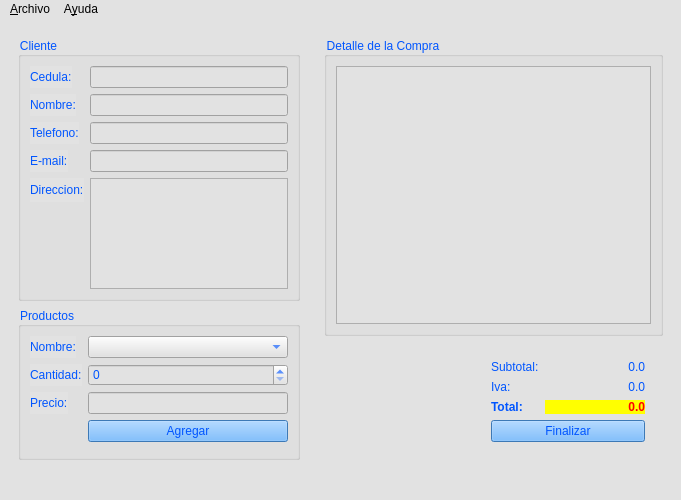
<?xml version="1.0" encoding="UTF-8"?>
<ui version="4.0">
 <class>Principal</class>
 <widget class="QMainWindow" name="Principal">
  <property name="geometry">
   <rect>
    <x>0</x>
    <y>0</y>
    <width>681</width>
    <height>500</height>
   </rect>
  </property>
  <property name="minimumSize">
   <size>
    <width>500</width>
    <height>400</height>
   </size>
  </property>
  <property name="maximumSize">
   <size>
    <width>1000</width>
    <height>1000</height>
   </size>
  </property>
  <property name="windowTitle">
   <string>Tienda</string>
  </property>
  <property name="windowIcon">
   <iconset resource="Resources.qrc">
    <normaloff>:/Resources/shop_icon-icons.com_51010.png</normaloff>:/Resources/shop_icon-icons.com_51010.png</iconset>
  </property>
  <property name="styleSheet">
   <string notr="true">background-color: rgb(226, 226, 226);</string>
  </property>
  <widget class="QWidget" name="centralwidget">
   <layout class="QHBoxLayout" name="horizontalLayout_3">
    <item>
     <widget class="QWidget" name="widget" native="true">
      <property name="maximumSize">
       <size>
        <width>300</width>
        <height>16777215</height>
       </size>
      </property>
      <property name="styleSheet">
       <string notr="true">border-color: rgb(0, 0, 127);</string>
      </property>
      <layout class="QVBoxLayout" name="verticalLayout_2">
       <item>
        <widget class="QGroupBox" name="groupBox_2">
         <property name="maximumSize">
          <size>
           <width>300</width>
           <height>16777215</height>
          </size>
         </property>
         <property name="styleSheet">
          <string notr="true">color: rgb(0, 85, 255);</string>
         </property>
         <property name="title">
          <string>Cliente</string>
         </property>
         <layout class="QFormLayout" name="formLayout_3">
          <item row="0" column="0">
           <widget class="QLabel" name="label_7">
            <property name="text">
             <string>Cedula:</string>
            </property>
           </widget>
          </item>
          <item row="0" column="1">
           <widget class="QLineEdit" name="inCedula"/>
          </item>
          <item row="1" column="0">
           <widget class="QLabel" name="label_8">
            <property name="text">
             <string>Nombre:</string>
            </property>
           </widget>
          </item>
          <item row="1" column="1">
           <widget class="QLineEdit" name="inNombre"/>
          </item>
          <item row="2" column="0">
           <widget class="QLabel" name="label_9">
            <property name="text">
             <string>Telefono:</string>
            </property>
           </widget>
          </item>
          <item row="2" column="1">
           <widget class="QLineEdit" name="inTelefono"/>
          </item>
          <item row="3" column="0">
           <widget class="QLabel" name="label_10">
            <property name="text">
             <string>E-mail:</string>
            </property>
           </widget>
          </item>
          <item row="3" column="1">
           <widget class="QLineEdit" name="inEmail"/>
          </item>
          <item row="4" column="0">
           <widget class="QLabel" name="label_11">
            <property name="text">
             <string>Direccion:</string>
            </property>
           </widget>
          </item>
          <item row="4" column="1">
           <widget class="QTextEdit" name="inDireccion"/>
          </item>
         </layout>
        </widget>
       </item>
       <item>
        <widget class="QGroupBox" name="groupBox_3">
         <property name="styleSheet">
          <string notr="true">color: rgb(0, 85, 255);</string>
         </property>
         <property name="title">
          <string>Productos</string>
         </property>
         <layout class="QFormLayout" name="formLayout_2">
          <item row="0" column="0">
           <widget class="QLabel" name="label_12">
            <property name="text">
             <string>Nombre:</string>
            </property>
           </widget>
          </item>
          <item row="0" column="1">
           <widget class="QComboBox" name="inProducto"/>
          </item>
          <item row="1" column="0">
           <widget class="QLabel" name="label_13">
            <property name="text">
             <string>Cantidad:</string>
            </property>
           </widget>
          </item>
          <item row="1" column="1">
           <widget class="QSpinBox" name="inCantidad"/>
          </item>
          <item row="2" column="0">
           <widget class="QLabel" name="label_14">
            <property name="text">
             <string>Precio:</string>
            </property>
           </widget>
          </item>
          <item row="3" column="1">
           <widget class="QPushButton" name="cmdAgregar">
            <property name="styleSheet">
             <string notr="true">background-color: rgb(85, 170, 255);</string>
            </property>
            <property name="text">
             <string>Agregar</string>
            </property>
           </widget>
          </item>
          <item row="2" column="1">
           <widget class="QLineEdit" name="outPrecio">
            <property name="alignment">
             <set>Qt::AlignRight|Qt::AlignTrailing|Qt::AlignVCenter</set>
            </property>
            <property name="readOnly">
             <bool>true</bool>
            </property>
           </widget>
          </item>
          <item row="4" column="1">
           <spacer name="verticalSpacer">
            <property name="orientation">
             <enum>Qt::Vertical</enum>
            </property>
            <property name="sizeHint" stdset="0">
             <size>
              <width>20</width>
              <height>40</height>
             </size>
            </property>
           </spacer>
          </item>
         </layout>
        </widget>
       </item>
      </layout>
     </widget>
    </item>
    <item>
     <widget class="QWidget" name="widget_2" native="true">
      <layout class="QVBoxLayout" name="verticalLayout">
       <item>
        <widget class="QGroupBox" name="groupBox">
         <property name="styleSheet">
          <string notr="true">color: rgb(0, 85, 255);</string>
         </property>
         <property name="title">
          <string>Detalle de la Compra</string>
         </property>
         <layout class="QHBoxLayout" name="horizontalLayout">
          <item>
           <widget class="QTableWidget" name="outDetalle">
            <property name="styleSheet">
             <string notr="true">color: rgb(0, 0, 0);</string>
            </property>
           </widget>
          </item>
         </layout>
        </widget>
       </item>
       <item>
        <widget class="QWidget" name="widget_3" native="true">
         <property name="styleSheet">
          <string notr="true">color: rgb(0, 85, 255);</string>
         </property>
         <layout class="QHBoxLayout" name="horizontalLayout_2">
          <item>
           <spacer name="horizontalSpacer">
            <property name="orientation">
             <enum>Qt::Horizontal</enum>
            </property>
            <property name="sizeHint" stdset="0">
             <size>
              <width>28</width>
              <height>37</height>
             </size>
            </property>
           </spacer>
          </item>
          <item>
           <widget class="QWidget" name="widget_4" native="true">
            <layout class="QFormLayout" name="formLayout">
             <item row="0" column="0">
              <widget class="QLabel" name="label">
               <property name="text">
                <string>Subtotal:</string>
               </property>
              </widget>
             </item>
             <item row="0" column="1">
              <widget class="QLabel" name="outSubtotal">
               <property name="minimumSize">
                <size>
                 <width>100</width>
                 <height>0</height>
                </size>
               </property>
               <property name="text">
                <string>0.0</string>
               </property>
               <property name="alignment">
                <set>Qt::AlignRight|Qt::AlignTrailing|Qt::AlignVCenter</set>
               </property>
              </widget>
             </item>
             <item row="1" column="0">
              <widget class="QLabel" name="label_2">
               <property name="text">
                <string>Iva:</string>
               </property>
              </widget>
             </item>
             <item row="1" column="1">
              <widget class="QLabel" name="outIva">
               <property name="minimumSize">
                <size>
                 <width>100</width>
                 <height>0</height>
                </size>
               </property>
               <property name="text">
                <string>0.0</string>
               </property>
               <property name="alignment">
                <set>Qt::AlignRight|Qt::AlignTrailing|Qt::AlignVCenter</set>
               </property>
              </widget>
             </item>
             <item row="2" column="0">
              <widget class="QLabel" name="label_3">
               <property name="font">
                <font>
                 <weight>75</weight>
                 <bold>true</bold>
                </font>
               </property>
               <property name="text">
                <string>Total:</string>
               </property>
              </widget>
             </item>
             <item row="2" column="1">
              <widget class="QLabel" name="outTotal">
               <property name="minimumSize">
                <size>
                 <width>100</width>
                 <height>0</height>
                </size>
               </property>
               <property name="font">
                <font>
                 <weight>75</weight>
                 <bold>true</bold>
                </font>
               </property>
               <property name="styleSheet">
                <string notr="true">background-color: rgb(255, 255, 0);
color: rgb(255, 0, 0);</string>
               </property>
               <property name="text">
                <string>0.0</string>
               </property>
               <property name="alignment">
                <set>Qt::AlignRight|Qt::AlignTrailing|Qt::AlignVCenter</set>
               </property>
              </widget>
             </item>
             <item row="3" column="0" colspan="2">
              <widget class="QPushButton" name="cmdFinalizar">
               <property name="styleSheet">
                <string notr="true">background-color: rgb(85, 170, 255);</string>
               </property>
               <property name="text">
                <string>Finalizar</string>
               </property>
              </widget>
             </item>
            </layout>
           </widget>
          </item>
         </layout>
        </widget>
       </item>
      </layout>
     </widget>
    </item>
   </layout>
  </widget>
  <widget class="QMenuBar" name="menubar">
   <property name="geometry">
    <rect>
     <x>0</x>
     <y>0</y>
     <width>681</width>
     <height>21</height>
    </rect>
   </property>
   <widget class="QMenu" name="menuArchivo">
    <property name="styleSheet">
     <string notr="true">background-color: rgb(0, 170, 255);</string>
    </property>
    <property name="title">
     <string>&amp;Archivo</string>
    </property>
    <addaction name="actionAgregar"/>
    <addaction name="actionFinalizar"/>
   </widget>
   <widget class="QMenu" name="menuAyuda">
    <property name="styleSheet">
     <string notr="true">background-color: rgb(0, 85, 255);</string>
    </property>
    <property name="title">
     <string>A&amp;yuda</string>
    </property>
    <addaction name="actionAcerca_de_Tienda"/>
   </widget>
   <addaction name="menuArchivo"/>
   <addaction name="menuAyuda"/>
  </widget>
  <widget class="QStatusBar" name="statusbar"/>
  <action name="actionAcerca_de_Tienda">
   <property name="text">
    <string>Acerca de Tienda</string>
   </property>
   <property name="shortcut">
    <string>Ctrl+T</string>
   </property>
  </action>
  <action name="actionAgregar">
   <property name="text">
    <string>A&amp;gregar</string>
   </property>
   <property name="shortcut">
    <string>Ctrl+G</string>
   </property>
  </action>
  <action name="actionFinalizar">
   <property name="text">
    <string>&amp;Finalizar</string>
   </property>
   <property name="shortcut">
    <string>Ctrl+F</string>
   </property>
  </action>
 </widget>
 <resources>
  <include location="Resources.qrc"/>
 </resources>
 <connections/>
</ui>
